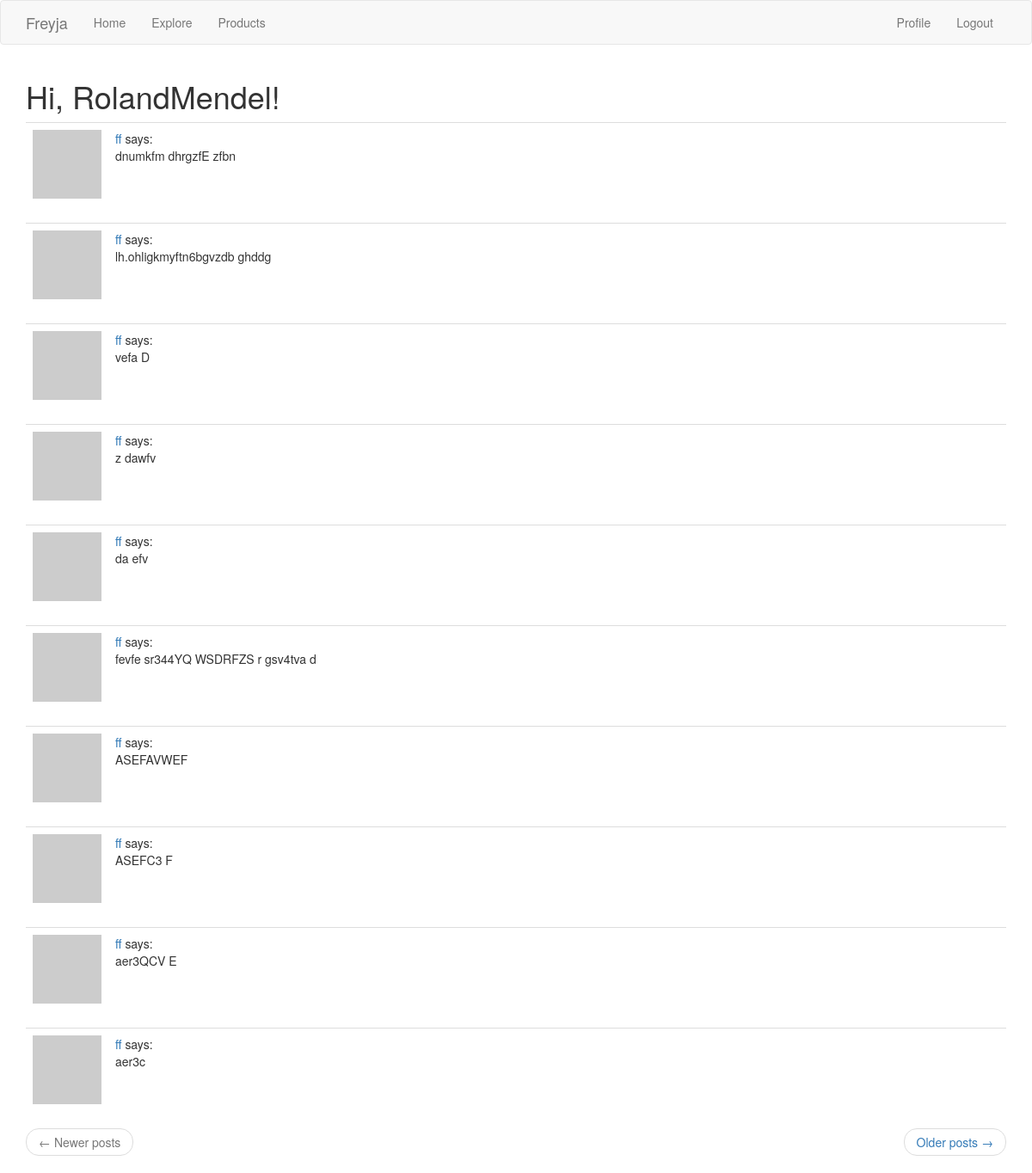
The app's page /explore (signed in) with its own data.
### app/models.py (models this page shows, shortened)
class User(UserMixin, db.Model):
    id = db.Column(db.Integer, primary_key=True)
    username = db.Column(db.String(64), index=True, unique=True)
    customername = db.Column(db.String(255), index=True)
    lastname = db.Column(db.String(255), index=True)
    middlename = db.Column(db.String(255))
    firstname = db.Column(db.String(255), index=True)
    email = db.Column(db.String(120), index=True, unique=True)
    password_hash = db.Column(db.String(128))
    about_me = db.Column(db.String(255))
    last_seen = db.Column(db.DateTime, default=datetime.utcnow)
    address = db.Column(db.String(255), index=True)
    city = db.Column(db.String(255), index=True)
    postalcode = db.Column(db.String(255), index=True)
    country = db.Column(db.String(255), index=True)
    orders = db.relationship('Order', backref='customer', lazy='dynamic')
    posts = db.relationship('Post', backref='author', lazy='dynamic')
    followed = db.relationship(
        'User', secondary=followers,
        primaryjoin=(followers.c.follower_id == id),
        secondaryjoin=(followers.c.followed_id == id),
        backref=db.backref('followers', lazy='dynamic'), lazy='dynamic')
    def avatar(self, size):
        digest = md5(self.email.lower().encode('utf-8')).hexdigest()
        return 'https://www.gravatar.com/avatar/{}?d=identicon&s={}'.format(
            digest, size)

class Post(db.Model):
    body = db.Column(db.String(140))
    id = db.Column(db.Integer, primary_key=True)
    timestamp = db.Column(db.DateTime, index=True, default=datetime.utcnow)
    user_id = db.Column(db.Integer, db.ForeignKey('user.id'))

### app/routes.py (the view)
@app.route('/explore')
@login_required
def explore():
    page = request.args.get('page', 1, type=int)
    posts = Post.query.order_by(Post.timestamp.desc()).paginate(
        page, app.config['POSTS_PER_PAGE'], False)
    next_url = url_for('explore', page=posts.next_num) \
        if posts.has_next else None
    prev_url = url_for('explore', page=posts.prev_num) \
        if posts.has_prev else None
    return render_template("index.html", title='Explore', posts=posts.items,
                          next_url=next_url, prev_url=prev_url)

### app/models.py (called while the page is built)
@login.user_loader
def load_user(id):
    return User.query.get(int(id))

### app/routes.py (called while the page is built)
@app.before_request
def before_request():
    if current_user.is_authenticated:
        current_user.last_seen = datetime.utcnow()
        db.session.commit()

### app/templates/index.html (shortened to what this page needs)
{% extends "base.html" %}
{% block app_content %}
    <h1>Hi, {{ current_user.username }}!</h1>
    {% for post in posts %}
        {% include '_post.html' %}
    {% endfor %}
    <nav aria-label="...">
        <ul class="pager">
            <li class="previous{% if not prev_url %} disabled{% endif %}">
                <a href="{{ prev_url or '#' }}">
                    <span aria-hidden="true">&larr;</span> Newer posts
                </a>
            </li>
            <li class="next{% if not next_url %} disabled{% endif %}">
                <a href="{{ next_url or '#' }}">
                    Older posts <span aria-hidden="true">&rarr;</span>
                </a>
            </li>
        </ul>
    </nav>
{% endblock %}

### app/templates/_post.html
<table class="table table-hover">
    <tr>
        <td width="70px">
            <a href="{{ url_for('user', username=post.author.username) }}">
                <img src="{{ post.author.avatar(70) }}" />
            </a>
        </td>
        <td>
            <a href="{{ url_for('user', username=post.author.username) }}">
                {{ post.author.username }}
            </a>
            says:
            <br>
            {{ post.body }}
        </td>
    </tr>
</table>

### records on screen
User: username "RolandMendel"
Post: author.username "ff", body "dnumkfm dhrgzfE zfbn"
Post: author.username "ff", body "lh.ohligkmyftn6bgvzdb ghddg"
Post: author.username "ff", body "vefa D"
Post: author.username "ff", body "z dawfv"
Post: author.username "ff", body "da efv"
Post: author.username "ff", body "fevfe sr344YQ WSDRFZS r gsv4tva d"
Post: author.username "ff", body "ASEFAVWEF"
Post: author.username "ff", body "ASEFC3 F"
Post: author.username "ff", body "aer3QCV E"
Post: author.username "ff", body "aer3c"
